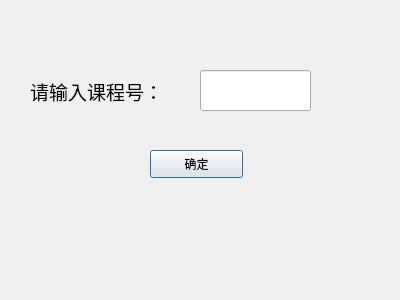
<?xml version="1.0" encoding="UTF-8"?>
<ui version="4.0">
 <class>Dialog</class>
 <widget class="QDialog" name="Dialog">
  <property name="geometry">
   <rect>
    <x>0</x>
    <y>0</y>
    <width>400</width>
    <height>300</height>
   </rect>
  </property>
  <property name="windowTitle">
   <string>Dialog</string>
  </property>
  <widget class="QLabel" name="label">
   <property name="geometry">
    <rect>
     <x>30</x>
     <y>80</y>
     <width>168</width>
     <height>23</height>
    </rect>
   </property>
   <property name="font">
    <font>
     <family>楷体</family>
     <pointsize>14</pointsize>
    </font>
   </property>
   <property name="text">
    <string>请输入课程号：</string>
   </property>
  </widget>
  <widget class="QLineEdit" name="lineEdit">
   <property name="geometry">
    <rect>
     <x>200</x>
     <y>70</y>
     <width>111</width>
     <height>41</height>
    </rect>
   </property>
  </widget>
  <widget class="QPushButton" name="pushButton">
   <property name="geometry">
    <rect>
     <x>150</x>
     <y>150</y>
     <width>93</width>
     <height>28</height>
    </rect>
   </property>
   <property name="text">
    <string>确定</string>
   </property>
  </widget>
 </widget>
 <resources/>
 <connections/>
</ui>
